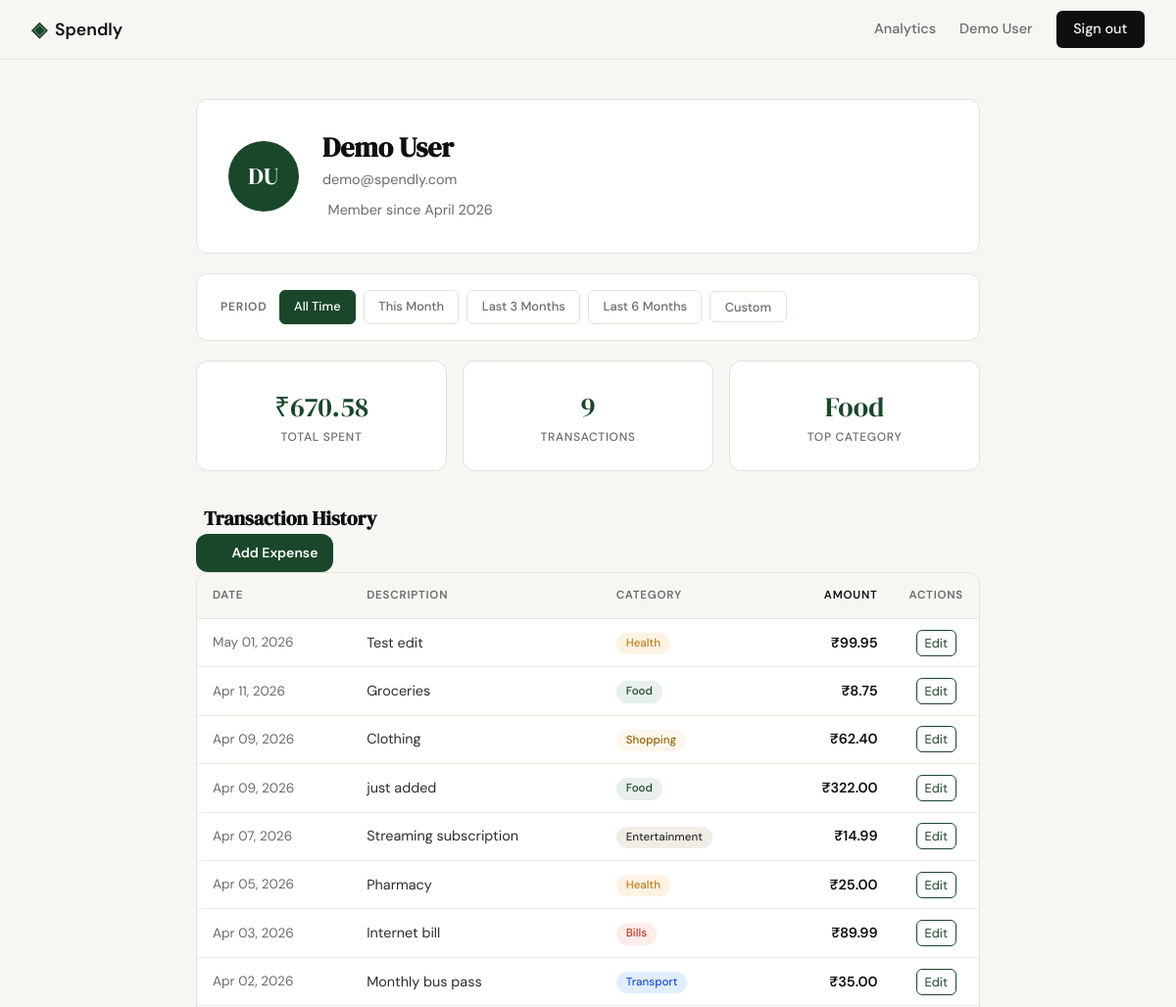
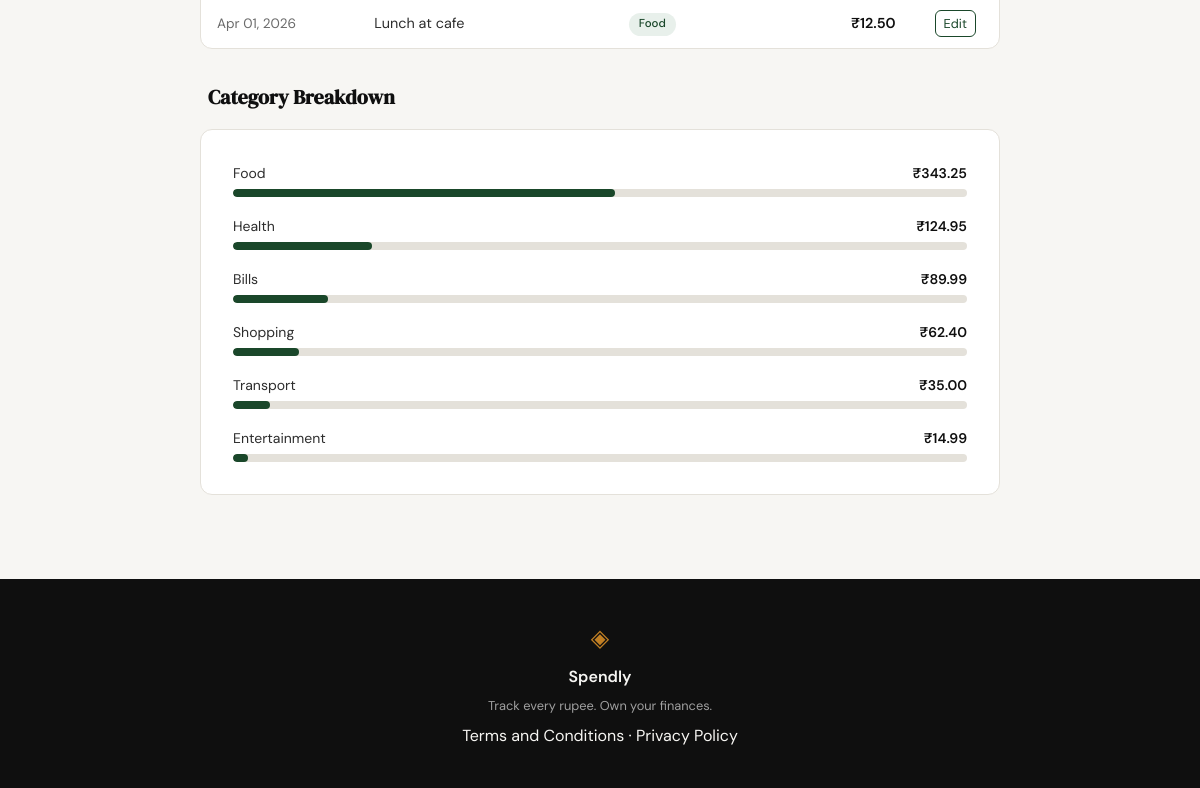
Screenshot of /profile (signed in) with the database file from the repository (2 pictures, top to bottom).
### tables this page shows
CREATE TABLE users (
            id            INTEGER PRIMARY KEY AUTOINCREMENT,
            name          TEXT    NOT NULL,
            email         TEXT    NOT NULL UNIQUE,
            password_hash TEXT    NOT NULL,
            created_at    TEXT    NOT NULL DEFAULT (datetime('now'))
        );

CREATE TABLE expenses (
            id          INTEGER PRIMARY KEY AUTOINCREMENT,
            user_id     INTEGER NOT NULL REFERENCES users(id),
            amount      REAL    NOT NULL,
            category    TEXT    NOT NULL,
            date        TEXT    NOT NULL,
            description TEXT,
            created_at  TEXT    NOT NULL DEFAULT (datetime('now'))
        );

### app.py (the view)
@app.route("/profile")
def profile():
    if not session.get("user_id"):
        return redirect(url_for("login"))
    today = datetime.date.today()
    presets = _compute_preset_dates(today)
    date_from, date_to, active_preset = _parse_date_range(request.args, presets)
    user_data = get_user_by_id(session["user_id"])
    if user_data is None:
        return redirect(url_for("logout"))
    user = {
        "name":         user_data["name"],
        "email":        user_data["email"],
        "member_since": user_data["member_since"],
        "initials":     "".join(p[0].upper() for p in user_data["name"].split()[:2]),
    }
    return render_template(
        "profile.html",
        user=user,
        stats=get_summary_stats(session["user_id"], date_from, date_to),
        expenses=get_recent_transactions(session["user_id"], date_from=date_from, date_to=date_to),
        category_breakdown=get_category_breakdown(session["user_id"], date_from, date_to),
        date_from=date_from,
        date_to=date_to,
        active_preset=active_preset,
        presets=presets,
    )

### app.py (called while the page is built)
def _first_day_n_months_ago(today, n):
    m, y = today.month - n, today.year
    if m <= 0:
        m += 12
        y -= 1
    return datetime.date(y, m, 1)

def _compute_preset_dates(today):
    first_of_month = today.replace(day=1)
    last_of_month = today.replace(day=calendar.monthrange(today.year, today.month)[1])
    return {
        "this_month":    (first_of_month.isoformat(), last_of_month.isoformat()),
        "last_3_months": (_first_day_n_months_ago(today, 2).isoformat(), last_of_month.isoformat()),
        "last_6_months": (_first_day_n_months_ago(today, 5).isoformat(), last_of_month.isoformat()),
    }

### database/db.py (called while the page is built)
def get_db():
    conn = sqlite3.connect(DB_PATH)
    conn.row_factory = sqlite3.Row
    conn.execute("PRAGMA foreign_keys = ON")
    return conn

### database/queries.py (called while the page is built)
def _date_filter_clause(date_from, date_to):
    if date_from is not None and date_to is not None:
        return "AND date BETWEEN ? AND ?", (date_from, date_to)
    return "", ()

def get_user_by_id(user_id):
    conn = get_db()
    try:
        row = conn.execute(
            "SELECT name, email, created_at FROM users WHERE id = ?",
            (user_id,),
        ).fetchone()
    finally:
        conn.close()
    if row is None:
        return None
    created_at = datetime.datetime.fromisoformat(row["created_at"])
    return {
        "name": row["name"],
        "email": row["email"],
        "member_since": created_at.strftime("%B %Y"),
    }

def get_summary_stats(user_id, date_from=None, date_to=None):
    clause, params = _date_filter_clause(date_from, date_to)
    conn = get_db()
    try:
        rows = conn.execute(
            f"SELECT amount, category FROM expenses WHERE user_id = ? {clause}",
            (user_id, *params),
        ).fetchall()
    finally:
        conn.close()
    if not rows:
        return {"total_spent": 0, "transaction_count": 0, "top_category": "—"}
    total_spent = sum(r["amount"] for r in rows)
    category_totals: dict = {}
    for r in rows:
        category_totals[r["category"]] = category_totals.get(r["category"], 0) + r["amount"]
    top_category = max(category_totals, key=category_totals.get)
    return {
        "total_spent": total_spent,
        "transaction_count": len(rows),
        "top_category": top_category,
    }

### templates/profile.html (shortened to what this page needs)
{% extends "base.html" %}
{% block head %}
<link rel="stylesheet" href="{{ url_for('static', filename='css/profile.css') }}">
{% endblock %}
{% block content %}
<div class="profile-page">
  <div class="profile-container">
    <div class="profile-card profile-info-card">
      <div class="profile-avatar">{{ user.initials }}</div>
      <div class="profile-info-body">
        <h1 class="profile-name">{{ user.name }}</h1>
        <p class="profile-meta">{{ user.email }}</p>
        <p class="profile-meta profile-since">
          Member since {{ user.member_since }}
        </p>
      </div>
    </div>
    <div class="filter-card profile-card">
      <div class="filter-bar">
        <span class="filter-label">Period</span>
        <a href="{{ url_for('profile') }}"
           class="filter-btn{% if active_preset == 'all_time' %} filter-btn--active{% endif %}">
          All Time
        </a>
        <a href="{{ url_for('profile', date_from=presets['this_month'][0], date_to=presets['this_month'][1]) }}"
           class="filter-btn{% if active_preset == 'this_month' %} filter-btn--active{% endif %}">
          This Month
        </a>
        <a href="{{ url_for('profile', date_from=presets['last_3_months'][0], date_to=presets['last_3_months'][1]) }}"
           class="filter-btn{% if active_preset == 'last_3_months' %} filter-btn--active{% endif %}">
          Last 3 Months
        </a>
        <a href="{{ url_for('profile', date_from=presets['last_6_months'][0], date_to=presets['last_6_months'][1]) }}"
           class="filter-btn{% if active_preset == 'last_6_months' %} filter-btn--active{% endif %}">
          Last 6 Months
        </a>
        <button id="toggle-custom" type="button"
                class="filter-btn{% if active_preset == 'custom' %} filter-btn--active{% endif %}">
          Custom
        </button>
      </div>
    </div>
    <div class="stats-grid">
      <div class="stat-card">
        <div class="stat-value">₹{{ "%.2f"|format(stats.total_spent) }}</div>
        <div class="stat-label">Total Spent</div>
      </div>
      <div class="stat-card">
        <div class="stat-value">{{ stats.transaction_count }}</div>
        <div class="stat-label">Transactions</div>
      </div>
      <div class="stat-card">
        <div class="stat-value">{{ stats.top_category }}</div>
        <div class="stat-label">Top Category</div>
      </div>
    </div>
    <div class="section-heading-row">
      <h2 class="section-heading">
        Transaction History
      </h2>
      <a href="{{ url_for('add_expense') }}" class="btn-add-expense">
        <i data-lucide="plus"></i>
        Add Expense
      </a>
    </div>
    <div class="profile-card tx-table-wrap">
      <table class="tx-table">
        <thead>
          <tr>
            <th>Date</th>
            <th>Description</th>
            <th>Category</th>
            <th class="amount">Amount</th>
            <th class="actions">Actions</th>
          </tr>
        </thead>
        <tbody>
          {% if expenses %}
            {% for expense in expenses %}
            <tr>
              <td class="tx-date">{{ expense.date }}</td>
              <td>{{ expense.description }}</td>
              <td>
                <span class="category-badge cat-{{ expense.category | lower }}">
                  {{ expense.category }}
                </span>
              </td>
              <td class="amount">₹{{ "%.2f"|format(expense.amount) }}</td>
              <td class="actions">
                <a href="{{ url_for('edit_expense', expense_id=expense.id) }}" class="btn-edit">Edit</a>
              </td>
            </tr>
            {% endfor %}
          {% else %}
            <tr>
              <td colspan="5" class="tx-empty">No transactions found.</td>
            </tr>
          {% endif %}
        </tbody>
      </table>
    </div>
    <h2 class="section-heading">
      Category Breakdown
    </h2>
    <div class="profile-card">
      {% if category_breakdown %}
        {% for item in category_breakdown %}
        <div class="breakdown-row">
          <div class="breakdown-label">
            <span>{{ item.name }}</span>
            <span class="breakdown-amount">₹{{ "%.2f"|format(item.amount) }}</span>
          </div>
          <div class="breakdown-track">
            <div class="breakdown-fill" style="width: {{ item.pct }}%"></div>
          </div>
        </div>
        {% endfor %}
      {% else %}
        <p class="breakdown-empty">No spending data yet.</p>
      {% endif %}
    </div>
  </div>
</div>
{% endblock %}

### templates/base.html (shortened to what this page needs)
<!DOCTYPE html>
<html lang="en">
<head>
    <link rel="stylesheet" href="{{ url_for('static', filename='css/style.css') }}">
    {% block head %}{% endblock %}
</head>
<body>
    <nav class="navbar">
        <div class="nav-inner">
            <a href="{{ url_for('landing') }}" class="nav-brand">
                <span class="brand-icon">◈</span>
                <span class="brand-name">Spendly</span>
            </a>
            <div class="nav-links">
                {% if session.get('user_id') %}
                    <a href="{{ url_for('analytics') }}"
                       class="{% if request.endpoint == 'analytics' %}nav-active{% endif %}">Analytics</a>
                    <span class="nav-user">{{ session.get('user_name') }}</span>
                    <a href="{{ url_for('logout') }}" class="nav-cta">Sign out</a>
                {% else %}
                    <a href="{{ url_for('login') }}">Sign in</a>
                    <a href="{{ url_for('register') }}" class="nav-cta">Get started</a>
                {% endif %}
            </div>
        </div>
    </nav>
    <main class="main-content">
        {% block content %}{% endblock %}
    </main>
    <footer class="footer">
        <div class="footer-inner">
            <span class="brand-icon">◈</span>
            <span class="footer-name">Spendly</span>
            <p class="footer-copy">Track every rupee. Own your finances.</p>
            <p><a href="#">Terms and Conditions</a> · <a href="{{ url_for('privacy') }}">Privacy Policy</a></p>
        </div>
    </footer>
</body>
</html>

### static/css/style.css (style rules this page uses)
:root { --ink: #0f0f0f; --ink-soft: #2d2d2d; --ink-muted: #6b6b6b; --ink-faint: #a0a0a0; --paper: #f7f6f3; --paper-warm: #f0ede6; --paper-card: #ffffff; --surface: #f7f6f3; --surface-raised: #ffffff; --accent: #1a472a; --accent-light: #e8f0eb; --accent-2: #c17f24; --accent-2-light: #fdf3e3; --danger: #c0392b; --danger-light: #fdecea; --danger-border: #f5c6c2; --border: #e4e1da; --border-soft: #eeebe4; --shadow-sm: rgba(0,0,0,.06); --font-display: 'DM Serif Display', Georgia, serif; --font-body: 'DM Sans', system-ui, sans-serif; --max-width: 1200px; --auth-width: 440px; --radius-sm: 6px; --radius-md: 12px; --radius-lg: 20px; }
*, *::before, *::after { box-sizing: border-box; margin: 0; padding: 0; }
html { font-size: 16px; scroll-behavior: smooth; }
body { background: var(--paper); color: var(--ink); font-family: var(--font-body); font-size: 1rem; line-height: 1.6; -webkit-font-smoothing: antialiased; }
a { color: inherit; text-decoration: none; }
.navbar { position: sticky; top: 0; z-index: 100; background: var(--paper); border-bottom: 1px solid var(--border); padding: 0 2rem; }
.nav-inner { max-width: var(--max-width); margin: 0 auto; height: 60px; display: flex; align-items: center; justify-content: space-between; }
.nav-brand { display: flex; align-items: center; gap: 0.5rem; font-family: var(--font-body); font-weight: 600; font-size: 1.1rem; color: var(--ink); }
.brand-icon { color: var(--accent); font-size: 1.3rem; }
.brand-name { color: var(--ink); }
.nav-links { display: flex; align-items: center; gap: 1.5rem; font-size: 0.9rem; font-weight: 500; }
.nav-links a { color: var(--ink-muted); transition: color 0.2s; }
.nav-user { color: var(--ink-muted); font-size: 0.9rem; font-weight: 500; }
.nav-cta { background: var(--ink) !important; color: var(--paper) !important; padding: 0.45rem 1.1rem; border-radius: var(--radius-sm); transition: background 0.2s !important; }
.main-content { min-height: calc(100vh - 60px - 100px); }
.footer { background: var(--ink); color: var(--paper); padding: 2.5rem 2rem; text-align: center; }
.footer-inner { display: flex; flex-direction: column; align-items: center; gap: 0.4rem; }
.footer .brand-icon { color: var(--accent-2); font-size: 1.5rem; }
.footer-name { font-weight: 600; font-size: 1rem; }
.footer-copy { font-size: 0.8rem; color: var(--ink-faint); }

### rows the page displays
users: get "Demo User", name "Demo User", email "demo@spendly.com"
expenses: top_category "Food", date "Apr 01, 2026", description "Lunch at cafe", category "Food", amount "12.50"
expenses: date "May 01, 2026", description "Test edit", category "Health", amount "99.95"
expenses: date "Apr 11, 2026", description "Groceries", category "Food", amount "8.75"
expenses: date "Apr 09, 2026", description "Clothing", category "Shopping", amount "62.40", name "Shopping", {{ item.pct }} 9 (drawn)
expenses: date "Apr 09, 2026", description "just added", category "Food", amount "322.00"
expenses: date "Apr 07, 2026", description "Streaming subscription", category "Entertainment", amount "14.99", name "Entertainment", {{ item.pct }} 2 (drawn)
expenses: date "Apr 05, 2026", description "Pharmacy", category "Health", amount "25.00"
expenses: date "Apr 03, 2026", description "Internet bill", category "Bills", amount "89.99", name "Bills", {{ item.pct }} 13 (drawn)
expenses: date "Apr 02, 2026", description "Monthly bus pass", category "Transport", amount "35.00", name "Transport", {{ item.pct }} 5 (drawn)

### other values shown
{{ user.initials }} "DU"
{{ user.member_since }} "April 2026"
{{ "%.2f"|format(stats.total_spent) }} "670.58"
{{ stats.transaction_count }} "9"
{{ item.name }} "Food" "Health"
{{ "%.2f"|format(item.amount) }} "343.25" "124.95"
